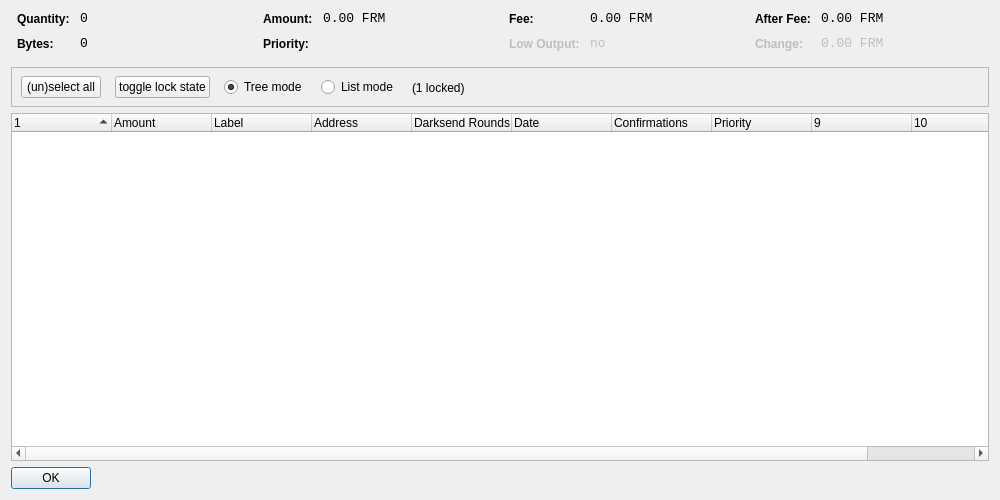
<?xml version="1.0" encoding="UTF-8"?>
<ui version="4.0">
 <class>CoinControlDialog</class>
 <widget class="QDialog" name="CoinControlDialog">
  <property name="geometry">
   <rect>
    <x>0</x>
    <y>0</y>
    <width>1000</width>
    <height>500</height>
   </rect>
  </property>
  <property name="windowTitle">
   <string>Coin Control</string>
  </property>
  <layout class="QVBoxLayout" name="verticalLayout">
   <item>
    <layout class="QHBoxLayout" name="horizontalLayoutTop" stretch="0,0,0,0">
     <property name="topMargin">
      <number>0</number>
     </property>
     <property name="bottomMargin">
      <number>10</number>
     </property>
     <item>
      <layout class="QFormLayout" name="formLayoutCoinControl1">
       <property name="horizontalSpacing">
        <number>10</number>
       </property>
       <property name="verticalSpacing">
        <number>10</number>
       </property>
       <property name="leftMargin">
        <number>6</number>
       </property>
       <property name="rightMargin">
        <number>6</number>
       </property>
       <item row="0" column="0">
        <widget class="QLabel" name="labelCoinControlQuantityText">
         <property name="styleSheet">
          <string notr="true">font-weight:bold;</string>
         </property>
         <property name="text">
          <string>Quantity:</string>
         </property>
        </widget>
       </item>
       <item row="0" column="1">
        <widget class="QLabel" name="labelCoinControlQuantity">
         <property name="font">
          <font>
           <family>Monospace</family>
           <pointsize>10</pointsize>
          </font>
         </property>
         <property name="cursor">
          <cursorShape>IBeamCursor</cursorShape>
         </property>
         <property name="contextMenuPolicy">
          <enum>Qt::ActionsContextMenu</enum>
         </property>
         <property name="text">
          <string notr="true">0</string>
         </property>
         <property name="textInteractionFlags">
          <set>Qt::LinksAccessibleByMouse|Qt::TextSelectableByKeyboard|Qt::TextSelectableByMouse</set>
         </property>
        </widget>
       </item>
       <item row="1" column="0">
        <widget class="QLabel" name="labelCoinControlBytesText">
         <property name="styleSheet">
          <string notr="true">font-weight:bold;</string>
         </property>
         <property name="text">
          <string>Bytes:</string>
         </property>
        </widget>
       </item>
       <item row="1" column="1">
        <widget class="QLabel" name="labelCoinControlBytes">
         <property name="font">
          <font>
           <family>Monospace</family>
           <pointsize>10</pointsize>
          </font>
         </property>
         <property name="cursor">
          <cursorShape>IBeamCursor</cursorShape>
         </property>
         <property name="contextMenuPolicy">
          <enum>Qt::ActionsContextMenu</enum>
         </property>
         <property name="text">
          <string notr="true">0</string>
         </property>
         <property name="textInteractionFlags">
          <set>Qt::LinksAccessibleByMouse|Qt::TextSelectableByKeyboard|Qt::TextSelectableByMouse</set>
         </property>
        </widget>
       </item>
      </layout>
     </item>
     <item>
      <layout class="QFormLayout" name="formLayoutCoinControl2">
       <property name="horizontalSpacing">
        <number>10</number>
       </property>
       <property name="verticalSpacing">
        <number>10</number>
       </property>
       <property name="leftMargin">
        <number>6</number>
       </property>
       <property name="rightMargin">
        <number>6</number>
       </property>
       <item row="0" column="0">
        <widget class="QLabel" name="labelCoinControlAmountText">
         <property name="styleSheet">
          <string notr="true">font-weight:bold;</string>
         </property>
         <property name="text">
          <string>Amount:</string>
         </property>
        </widget>
       </item>
       <item row="0" column="1">
        <widget class="QLabel" name="labelCoinControlAmount">
         <property name="font">
          <font>
           <family>Monospace</family>
           <pointsize>10</pointsize>
          </font>
         </property>
         <property name="cursor">
          <cursorShape>IBeamCursor</cursorShape>
         </property>
         <property name="contextMenuPolicy">
          <enum>Qt::ActionsContextMenu</enum>
         </property>
         <property name="text">
          <string notr="true">0.00 FRM</string>
         </property>
         <property name="textInteractionFlags">
          <set>Qt::LinksAccessibleByMouse|Qt::TextSelectableByKeyboard|Qt::TextSelectableByMouse</set>
         </property>
        </widget>
       </item>
       <item row="1" column="0">
        <widget class="QLabel" name="labelCoinControlPriorityText">
         <property name="styleSheet">
          <string notr="true">font-weight:bold;</string>
         </property>
         <property name="text">
          <string>Priority:</string>
         </property>
        </widget>
       </item>
       <item row="1" column="1">
        <widget class="QLabel" name="labelCoinControlPriority">
         <property name="font">
          <font>
           <family>Monospace</family>
           <pointsize>10</pointsize>
          </font>
         </property>
         <property name="cursor">
          <cursorShape>IBeamCursor</cursorShape>
         </property>
         <property name="contextMenuPolicy">
          <enum>Qt::ActionsContextMenu</enum>
         </property>
         <property name="text">
          <string/>
         </property>
         <property name="textInteractionFlags">
          <set>Qt::LinksAccessibleByMouse|Qt::TextSelectableByKeyboard|Qt::TextSelectableByMouse</set>
         </property>
        </widget>
       </item>
      </layout>
     </item>
     <item>
      <layout class="QFormLayout" name="formLayoutCoinControl3">
       <property name="horizontalSpacing">
        <number>10</number>
       </property>
       <property name="verticalSpacing">
        <number>10</number>
       </property>
       <property name="leftMargin">
        <number>6</number>
       </property>
       <property name="rightMargin">
        <number>6</number>
       </property>
       <item row="0" column="0">
        <widget class="QLabel" name="labelCoinControlFeeText">
         <property name="styleSheet">
          <string notr="true">font-weight:bold;</string>
         </property>
         <property name="text">
          <string>Fee:</string>
         </property>
        </widget>
       </item>
       <item row="0" column="1">
        <widget class="QLabel" name="labelCoinControlFee">
         <property name="font">
          <font>
           <family>Monospace</family>
           <pointsize>10</pointsize>
          </font>
         </property>
         <property name="cursor">
          <cursorShape>IBeamCursor</cursorShape>
         </property>
         <property name="contextMenuPolicy">
          <enum>Qt::ActionsContextMenu</enum>
         </property>
         <property name="text">
          <string notr="true">0.00 FRM</string>
         </property>
         <property name="textInteractionFlags">
          <set>Qt::LinksAccessibleByMouse|Qt::TextSelectableByKeyboard|Qt::TextSelectableByMouse</set>
         </property>
        </widget>
       </item>
       <item row="1" column="0">
        <widget class="QLabel" name="labelCoinControlLowOutputText">
         <property name="enabled">
          <bool>false</bool>
         </property>
         <property name="styleSheet">
          <string notr="true">font-weight:bold;</string>
         </property>
         <property name="text">
          <string>Low Output:</string>
         </property>
        </widget>
       </item>
       <item row="1" column="1">
        <widget class="QLabel" name="labelCoinControlLowOutput">
         <property name="enabled">
          <bool>false</bool>
         </property>
         <property name="font">
          <font>
           <family>Monospace</family>
           <pointsize>10</pointsize>
          </font>
         </property>
         <property name="cursor">
          <cursorShape>IBeamCursor</cursorShape>
         </property>
         <property name="contextMenuPolicy">
          <enum>Qt::ActionsContextMenu</enum>
         </property>
         <property name="text">
          <string notr="true">no</string>
         </property>
         <property name="textInteractionFlags">
          <set>Qt::LinksAccessibleByMouse|Qt::TextSelectableByKeyboard|Qt::TextSelectableByMouse</set>
         </property>
        </widget>
       </item>
      </layout>
     </item>
     <item>
      <layout class="QFormLayout" name="formLayoutCoinControl4">
       <property name="horizontalSpacing">
        <number>10</number>
       </property>
       <property name="verticalSpacing">
        <number>10</number>
       </property>
       <property name="leftMargin">
        <number>6</number>
       </property>
       <property name="rightMargin">
        <number>6</number>
       </property>
       <item row="0" column="0">
        <widget class="QLabel" name="labelCoinControlAfterFeeText">
         <property name="styleSheet">
          <string notr="true">font-weight:bold;</string>
         </property>
         <property name="text">
          <string>After Fee:</string>
         </property>
        </widget>
       </item>
       <item row="0" column="1">
        <widget class="QLabel" name="labelCoinControlAfterFee">
         <property name="font">
          <font>
           <family>Monospace</family>
           <pointsize>10</pointsize>
          </font>
         </property>
         <property name="cursor">
          <cursorShape>IBeamCursor</cursorShape>
         </property>
         <property name="contextMenuPolicy">
          <enum>Qt::ActionsContextMenu</enum>
         </property>
         <property name="text">
          <string notr="true">0.00 FRM</string>
         </property>
         <property name="textInteractionFlags">
          <set>Qt::LinksAccessibleByMouse|Qt::TextSelectableByKeyboard|Qt::TextSelectableByMouse</set>
         </property>
        </widget>
       </item>
       <item row="1" column="0">
        <widget class="QLabel" name="labelCoinControlChangeText">
         <property name="enabled">
          <bool>false</bool>
         </property>
         <property name="styleSheet">
          <string notr="true">font-weight:bold;</string>
         </property>
         <property name="text">
          <string>Change:</string>
         </property>
        </widget>
       </item>
       <item row="1" column="1">
        <widget class="QLabel" name="labelCoinControlChange">
         <property name="enabled">
          <bool>false</bool>
         </property>
         <property name="font">
          <font>
           <family>Monospace</family>
           <pointsize>10</pointsize>
          </font>
         </property>
         <property name="cursor">
          <cursorShape>IBeamCursor</cursorShape>
         </property>
         <property name="contextMenuPolicy">
          <enum>Qt::ActionsContextMenu</enum>
         </property>
         <property name="text">
          <string notr="true">0.00 FRM</string>
         </property>
         <property name="textInteractionFlags">
          <set>Qt::LinksAccessibleByMouse|Qt::TextSelectableByKeyboard|Qt::TextSelectableByMouse</set>
         </property>
        </widget>
       </item>
      </layout>
     </item>
    </layout>
   </item>
   <item>
    <widget class="QFrame" name="frame">
     <property name="minimumSize">
      <size>
       <width>0</width>
       <height>40</height>
      </size>
     </property>
     <property name="frameShape">
      <enum>QFrame::StyledPanel</enum>
     </property>
     <property name="frameShadow">
      <enum>QFrame::Sunken</enum>
     </property>
     <widget class="QWidget" name="horizontalLayoutWidget">
      <property name="geometry">
       <rect>
        <x>10</x>
        <y>0</y>
        <width>781</width>
        <height>41</height>
       </rect>
      </property>
      <layout class="QHBoxLayout" name="horizontalLayoutPanel" stretch="0,0,0,0,0">
       <property name="spacing">
        <number>14</number>
       </property>
       <item>
        <widget class="QPushButton" name="pushButtonSelectAll">
         <property name="sizePolicy">
          <sizepolicy hsizetype="Maximum" vsizetype="Fixed">
           <horstretch>0</horstretch>
           <verstretch>0</verstretch>
          </sizepolicy>
         </property>
         <property name="text">
          <string>(un)select all</string>
         </property>
        </widget>
       </item>
        <item>
         <widget class="QPushButton" name="pushButtonToggleLock">
          <property name="sizePolicy">
           <sizepolicy hsizetype="Maximum" vsizetype="Fixed">
            <horstretch>0</horstretch>
            <verstretch>0</verstretch>
           </sizepolicy>
          </property>
          <property name="text">
           <string>toggle lock state</string>
          </property>
          <property name="autoDefault">
           <bool>false</bool>
          </property>
         </widget>
        </item>
       <item>
        <widget class="QRadioButton" name="radioTreeMode">
         <property name="sizePolicy">
          <sizepolicy hsizetype="Maximum" vsizetype="Fixed">
           <horstretch>0</horstretch>
           <verstretch>0</verstretch>
          </sizepolicy>
         </property>
         <property name="text">
          <string>Tree mode</string>
         </property>
         <property name="checked">
          <bool>true</bool>
         </property>
        </widget>
       </item>
       <item>
        <widget class="QRadioButton" name="radioListMode">
         <property name="sizePolicy">
          <sizepolicy hsizetype="Maximum" vsizetype="Fixed">
           <horstretch>0</horstretch>
           <verstretch>0</verstretch>
          </sizepolicy>
         </property>
         <property name="text">
          <string>List mode</string>
         </property>
        </widget>
       </item>
        <item>
         <widget class="QLabel" name="labelLocked">
          <property name="text">
           <string>(1 locked)</string>
          </property>
         </widget>
        </item>
       <item>
        <spacer name="horizontalSpacer">
         <property name="orientation">
          <enum>Qt::Horizontal</enum>
         </property>
         <property name="sizeHint" stdset="0">
          <size>
           <width>40</width>
           <height>20</height>
          </size>
         </property>
        </spacer>
       </item>
      </layout>
     </widget>
    </widget>
   </item>
   <item>
    <widget class="CoinControlTreeWidget" name="treeWidget">
     <property name="contextMenuPolicy">
      <enum>Qt::CustomContextMenu</enum>
     </property>
     <property name="sortingEnabled">
      <bool>false</bool>
     </property>
     <property name="columnCount">
      <number>11</number>
     </property>
     <attribute name="headerShowSortIndicator" stdset="0">
      <bool>true</bool>
     </attribute>
     <attribute name="headerStretchLastSection">
      <bool>false</bool>
     </attribute>
     <column>
      <property name="text">
       <string/>
      </property>
     </column>
     <column>
      <property name="text">
       <string>Amount</string>
      </property>
     </column>
     <column>
      <property name="text">
       <string>Label</string>
      </property>
     </column>
     <column>
      <property name="text">
       <string>Address</string>
      </property>
     </column>
     <column>
      <property name="text">
       <string>Darksend Rounds</string>
      </property>
    </column>
     <column>
      <property name="text">
       <string>Date</string>
      </property>
     </column>
     <column>
      <property name="text">
       <string>Confirmations</string>
      </property>
      <property name="toolTip">
       <string>Confirmed</string>
      </property>
     </column>
     <column>
      <property name="text">
       <string>Priority</string>
      </property>
     </column>
     <column>
      <property name="text">
       <string/>
      </property>
     </column>
     <column>
      <property name="text">
       <string/>
      </property>
     </column>
     <column>
      <property name="text">
       <string/>
      </property>
     </column>
     <column>
      <property name="text">
       <string/>
      </property>
     </column>
    </widget>
   </item>
   <item>
    <widget class="QDialogButtonBox" name="buttonBox">
     <property name="sizePolicy">
      <sizepolicy hsizetype="Maximum" vsizetype="Fixed">
       <horstretch>0</horstretch>
       <verstretch>0</verstretch>
      </sizepolicy>
     </property>
     <property name="orientation">
      <enum>Qt::Horizontal</enum>
     </property>
     <property name="standardButtons">
      <set>QDialogButtonBox::Ok</set>
     </property>
    </widget>
   </item>
  </layout>
 </widget>
 <customwidgets>
  <customwidget>
   <class>CoinControlTreeWidget</class>
   <extends>QTreeWidget</extends>
   <header>coincontroltreewidget.h</header>
  </customwidget>
 </customwidgets>
 <resources/>
 <connections/>
</ui>
